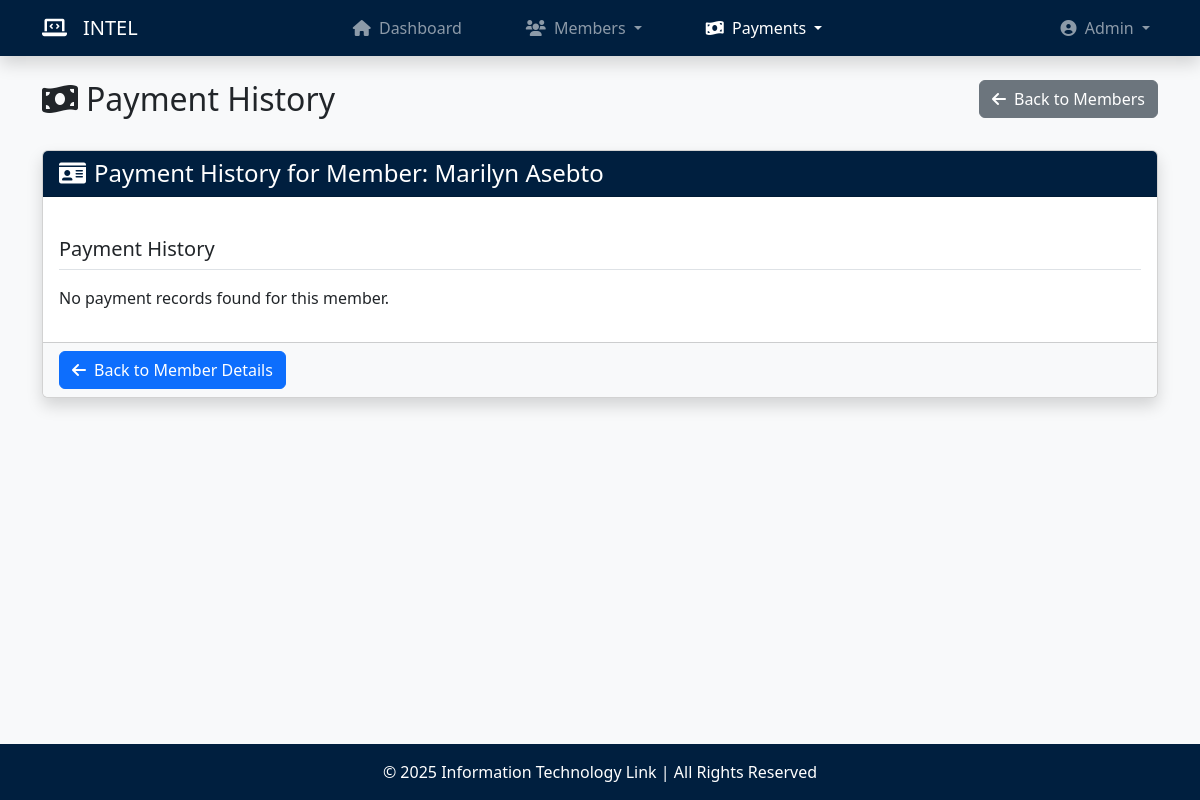
The page /payment_history.php?member_id=2023-55472 (signed in) on the database as committed earlier.
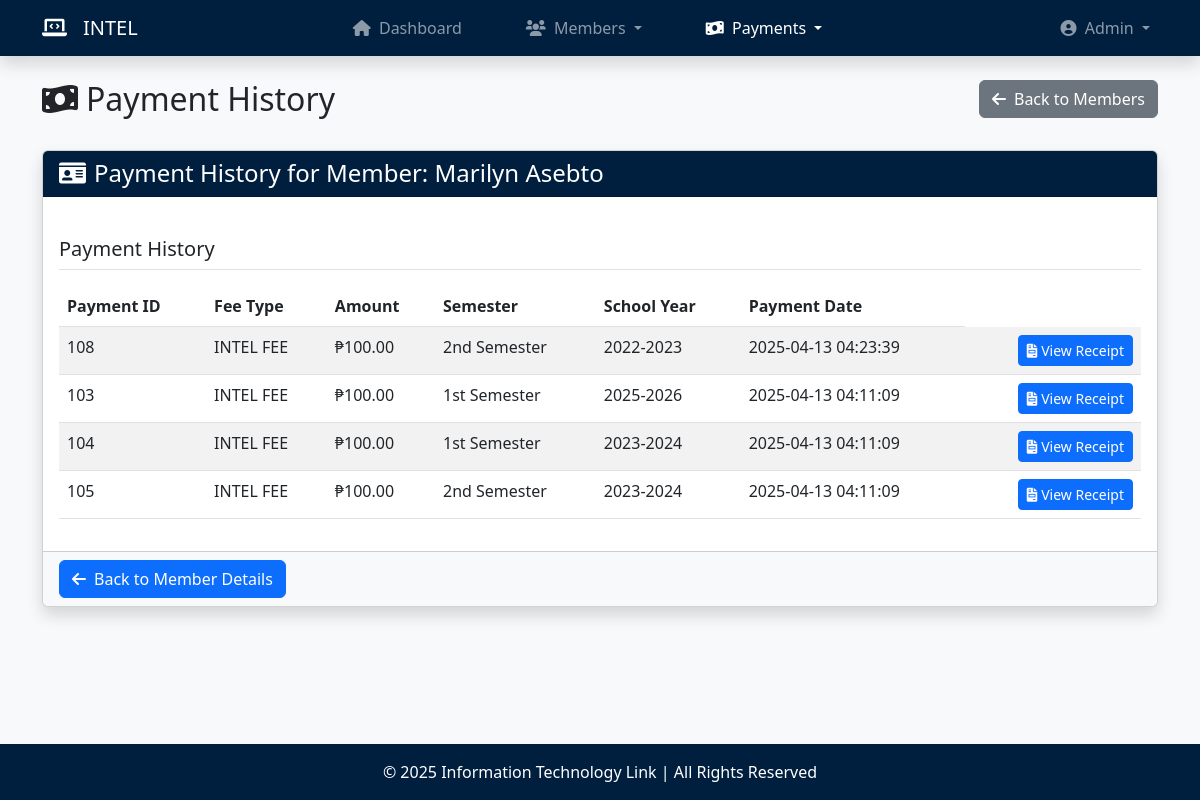
The same page on the database as committed later.
### tables this page shows
CREATE TABLE `payments` (
  `payment_id` int(11) NOT NULL,
  `member_id` varchar(25) NOT NULL,
  `fee_type` varchar(20) NOT NULL,
  `amount` decimal(10,2) NOT NULL,
  `semester` varchar(50) NOT NULL,
  `school_year` varchar(20) NOT NULL,
  `payment_date` datetime NOT NULL DEFAULT current_timestamp()
);

### functions.php (called while the page is built, shortened)
<?php
    function sanitize_input($data) {
        $data = trim($data);
        $data = stripslashes($data);
        $data = htmlspecialchars($data, ENT_QUOTES, 'UTF-8');
        return $data;
    }
    function format_currency($amount) {
        return '₱' . number_format($amount, 2);
    }
?>

### payment_history.php (the view, shortened to what this page needs)
<?php
    require_once('database.php');
    require_once('functions.php');
    $member_id = sanitize_input($_GET['member_id']);
    $stmt = $conn->prepare("SELECT first_name, last_name FROM members WHERE member_id = ?");
    $stmt->bind_param("s", $member_id);
    $stmt->execute();
    $member_result = $stmt->get_result();
    $member = $member_result->fetch_assoc();
    $stmt = $conn->prepare("SELECT * FROM payments WHERE member_id = ? ORDER BY payment_date DESC");
    $stmt->bind_param("s", $member_id);
    $stmt->execute();
    $payments_result = $stmt->get_result();
    $payments = $payments_result->fetch_all(MYSQLI_ASSOC);
?>
<!DOCTYPE html>
<html lang="en">
<head>
    <link rel="stylesheet" href="https://cdn.jsdelivr.net/npm/bootstrap@5.3.0-alpha1/dist/css/bootstrap.min.css">
    <link rel="stylesheet" href="https://cdnjs.cloudflare.com/ajax/libs/font-awesome/6.0.0/css/all.min.css">
</head>
<body>
    <?php include('navbar.php'); ?>
    <main class="container my-4">
        <div class="row mb-4">
            <div class="col-md-6">
                <h2><i class="fas fa-money-bill-wave me-2"></i>Payment History</h2>
            </div>
            <div class="col-md-6 text-md-end">
                <a href="members.php" class="btn btn-secondary">
                    <i class="fas fa-arrow-left me-2"></i>Back to Members
                </a>
            </div>
        </div>
        <div class="card shadow">
            <div class="card-header bg-navy text-white">
                <h4 class="mb-0">
                    <i class="fas fa-id-card me-2"></i>Payment History for Member: <?php echo htmlspecialchars($member['first_name'] . ' ' . $member['last_name']); ?>
                </h4>
            </div>
            <div class="card-body">
                <h5 class="border-bottom pb-2 mb-3 mt-4">Payment History</h5>
                <?php if (count($payments) > 0): ?>
                    <div class="table-responsive">
                        <table class="table table-striped table-hover">
                            <thead>
                                <tr>
                                    <th>Payment ID</th>
                                    <th>Fee Type</th>
                                    <th>Amount</th>
                                    <th>Semester</th>
                                    <th>School Year</th>
                                    <th>Payment Date</th>
                                </tr>
                            </thead>
                            <tbody>
                                <?php foreach ($payments as $payment): ?>
                                    <tr>
                                        <td><?php echo htmlspecialchars($payment['payment_id']); ?></td>
                                        <td><?php echo htmlspecialchars($payment['fee_type']); ?></td>
                                        <td><?php echo format_currency($payment['amount']); ?></td>
                                        <td><?php echo htmlspecialchars($payment['semester']); ?></td>
                                        <td><?php echo htmlspecialchars($payment['school_year']); ?></td>
                                        <td><?php echo htmlspecialchars($payment['payment_date']); ?></td>
                                        <td class="text-end">
                                            <a href="view_receipt.php?payment_id=<?php echo htmlspecialchars(urlencode($payment['payment_id'])); ?>"
                                            class="btn btn-sm btn-primary">
                                                <i class="fas fa-file-invoice me-1"></i>View Receipt
                                            </a>
                                        </td>
                                    </tr>
                                <?php endforeach; ?>
                            </tbody>
                        </table>
                    </div>
                <?php else: ?>
                    <p>No payment records found for this member.</p>
                <?php endif; ?>
            </div>
            <div class="card-footer bg-light">
                <div class="d-flex justify-content-between align-items-center">
                <a href="view_member.php?id=<?php echo htmlspecialchars(urlencode($member_id)); ?>" class="btn btn-primary">
                        <i class="fas fa-arrow-left me-2"></i>Back to Member Details
                    </a>
                </div>
            </div>
        </div>
    </main>
    <?php include('footer.php'); ?>
</body>
</html>

Rows that differ between the two databases and show on the page:
added payments: payment_id "108", fee_type "INTEL FEE", amount "₱100.00", semester "2nd Semester", school_year "2022-2023", payment_date "2025-04-13 04:23:39"
added payments: payment_id "103", fee_type "INTEL FEE", amount "₱100.00", semester "1st Semester", school_year "2025-2026", payment_date "2025-04-13 04:11:09"
added payments: payment_id "104", fee_type "INTEL FEE", amount "₱100.00", semester "1st Semester", school_year "2023-2024", payment_date "2025-04-13 04:11:09"
added payments: payment_id "105", fee_type "INTEL FEE", amount "₱100.00", semester "2nd Semester", school_year "2023-2024", payment_date "2025-04-13 04:11:09"
Other text that changed with them:
text no longer shown: "No payment records found for this member."
text now shown: "Payment ID Fee Type Amount Semester School Year Payment Date"
